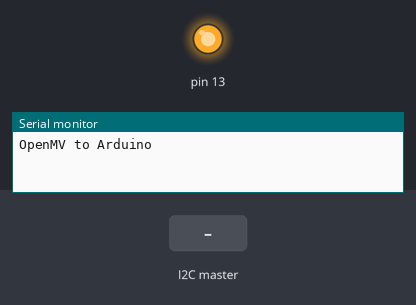
Recording of a sketch running on a simulated Arduino Uno, built with avr-gcc and run on an emulated ATmega328P. On the bench: output pins drawn as LEDs (lit = HIGH), the last lines printed to the serial monitor. Inputs (shaded band) come from the test bench.

Above: at 0.02 s.
At 1.2 s:
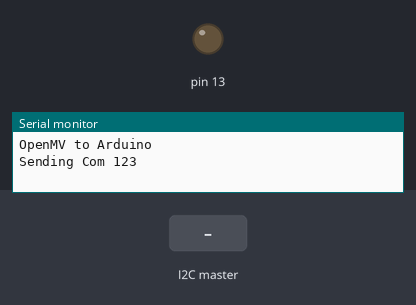
1.3 s: the I2C master sends the byte 1
Timing chart, 0 to 4.3 s (numbered marks = the images above; inputs shaded):
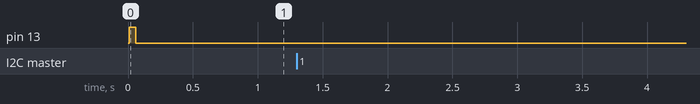

The sketch:

i2c_comWithOpenMV_v2.ino
```cpp
//https://forums.openmv.io/viewtopic.php?t=194

#define SlaveAddress 0x12
#include <Wire.h>

volatile byte SendByte;
volatile byte RecByte;

//-----------------------------
void CommandToOpenMV(byte Com)
//-----------------------------
{
boolean Checking = true;
  while(Checking)
  {
    Serial.print(F("Sending Com "));
    Serial.print(Com);
    RecByte = 111;  // OpenMV wait command
    SendByte = Com;
    while(RecByte == 111) delay(1);
    if(RecByte == Com)
    {
      Serial.println(F(" Confirmed"));
      Checking = false;
    }
    else
    {
      Serial.print(F(" RecByte Error = "));
      Serial.println(RecByte);
    }
  }
}

//----------
void setup()
//----------
{
  Serial.begin(115200);           // start serial for output
  Serial.println(F("OpenMV to Arduino"));
  pinMode(13, OUTPUT);
  Wire.begin(SlaveAddress);       // join i2c bus with address SlaveAddress
  Wire.onRequest(requestEvent);   // register event
  Wire.onReceive(receiveEvent);   // register event
  delay(10);
}

//---------
void loop()
//---------
{
  while(true)
  {
    digitalWrite(13, HIGH);
    delay(50);       // delay a bit instead of doing SPI to SRAM
    digitalWrite(13, LOW);
    delay(50);       // delay a bit instead of doing SPI to SRAM
    CommandToOpenMV(123);
    CommandToOpenMV(124);
    CommandToOpenMV(125);
    CommandToOpenMV(126);
  }
}

//-----------------
void requestEvent()
//-----------------
// ISR that executes whenever data is requested by master
{
  Wire.write(SendByte);
  SendByte = 111;
}

//----------------------------
void receiveEvent(int howMany)
//----------------------------
// ISR that executes whenever data is received from master
{
  RecByte = Wire.read();
}
```
